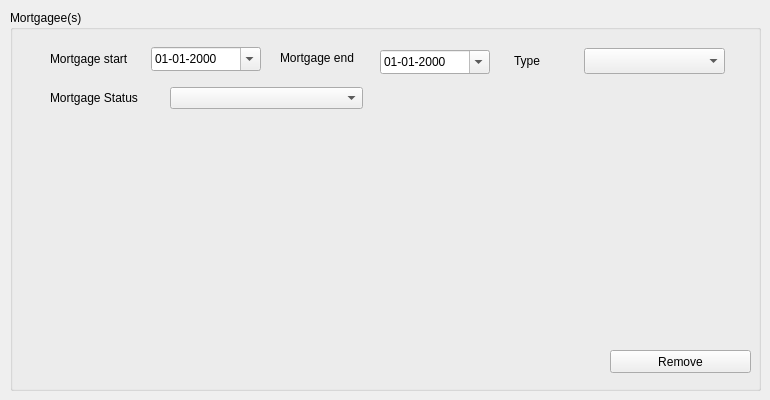
   <widget class="QWidget" name="mortgage_tab">
    <attribute name="title">
     <string>Mortgagee</string>
    </attribute>
    <widget class="QGroupBox" name="mortgage_group_box">
     <property name="geometry">
      <rect>
       <x>10</x>
       <y>10</y>
       <width>751</width>
       <height>381</height>
      </rect>
     </property>
     <property name="title">
      <string>Mortgagee(s)</string>
     </property>
     <widget class="QPushButton" name="mortgagee_remove_button">
      <property name="geometry">
       <rect>
        <x>600</x>
        <y>340</y>
        <width>141</width>
        <height>23</height>
       </rect>
      </property>
      <property name="text">
       <string>Remove</string>
      </property>
     </widget>
     <widget class="QDateEdit" name="mortgage_start_date_edit">
      <property name="geometry">
       <rect>
        <x>141</x>
        <y>37</y>
        <width>110</width>
        <height>24</height>
       </rect>
      </property>
      <property name="displayFormat">
       <string>dd-MM-yyyy</string>
      </property>
      <property name="calendarPopup">
       <bool>true</bool>
      </property>
     </widget>
     <widget class="QDateEdit" name="mortgage_end_date_edit">
      <property name="geometry">
       <rect>
        <x>370</x>
        <y>40</y>
        <width>110</width>
        <height>24</height>
       </rect>
      </property>
      <property name="displayFormat">
       <string>dd-MM-yyyy</string>
      </property>
      <property name="calendarPopup">
       <bool>true</bool>
      </property>
     </widget>
     <widget class="QLabel" name="label_40">
      <property name="geometry">
       <rect>
        <x>40</x>
        <y>41</y>
        <width>101</width>
        <height>16</height>
       </rect>
      </property>
      <property name="text">
       <string>Mortgage start</string>
      </property>
     </widget>
     <widget class="QLabel" name="label_41">
      <property name="geometry">
       <rect>
        <x>270</x>
        <y>40</y>
        <width>101</width>
        <height>16</height>
       </rect>
      </property>
      <property name="text">
       <string>Mortgage end</string>
      </property>
     </widget>
     <widget class="QComboBox" name="mortgage_type_cbox">
      <property name="geometry">
       <rect>
        <x>574</x>
        <y>38</y>
        <width>141</width>
        <height>26</height>
       </rect>
      </property>
     </widget>
     <widget class="QLabel" name="label_42">
      <property name="geometry">
       <rect>
        <x>504</x>
        <y>43</y>
        <width>61</width>
        <height>16</height>
       </rect>
      </property>
      <property name="text">
       <string>Type</string>
      </property>
     </widget>
     <widget class="QComboBox" name="mortgage_status_cbox">
      <property name="geometry">
       <rect>
        <x>160</x>
        <y>77</y>
        <width>193</width>
        <height>22</height>
       </rect>
      </property>
     </widget>
     <widget class="QLabel" name="label_46">
      <property name="geometry">
       <rect>
        <x>40</x>
        <y>80</y>
        <width>94</width>
        <height>16</height>
       </rect>
      </property>
      <property name="text">
       <string>Mortgage Status</string>
      </property>
     </widget>
    </widget>
   </widget>
